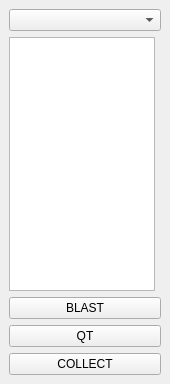
<?xml version="1.0" encoding="UTF-8"?>
<ui version="4.0">
 <class>MainWindow</class>
 <widget class="QMainWindow" name="MainWindow">
  <property name="geometry">
   <rect>
    <x>0</x>
    <y>0</y>
    <width>170</width>
    <height>384</height>
   </rect>
  </property>
  <property name="windowTitle">
   <string>dsAnimTools</string>
  </property>
  <widget class="QWidget" name="centralwidget">
   <layout class="QGridLayout" name="gridLayout">
    <item row="3" column="0" colspan="2">
     <widget class="QPushButton" name="QT_B">
      <property name="enabled">
       <bool>true</bool>
      </property>
      <property name="text">
       <string>QT</string>
      </property>
     </widget>
    </item>
    <item row="0" column="0" colspan="2">
     <widget class="QComboBox" name="User_CB"/>
    </item>
    <item row="1" column="0">
     <widget class="QListWidget" name="shot_LW">
      <property name="verticalScrollBarPolicy">
       <enum>Qt::ScrollBarAlwaysOff</enum>
      </property>
      <property name="horizontalScrollBarPolicy">
       <enum>Qt::ScrollBarAlwaysOff</enum>
      </property>
      <property name="selectionMode">
       <enum>QAbstractItemView::MultiSelection</enum>
      </property>
     </widget>
    </item>
    <item row="2" column="0" colspan="2">
     <widget class="QPushButton" name="blast_B">
      <property name="enabled">
       <bool>true</bool>
      </property>
      <property name="text">
       <string>BLAST</string>
      </property>
     </widget>
    </item>
    <item row="5" column="0" colspan="2">
     <widget class="QPushButton" name="collect_B">
      <property name="text">
       <string>COLLECT</string>
      </property>
     </widget>
    </item>
   </layout>
  </widget>
 </widget>
 <resources/>
 <connections/>
</ui>
